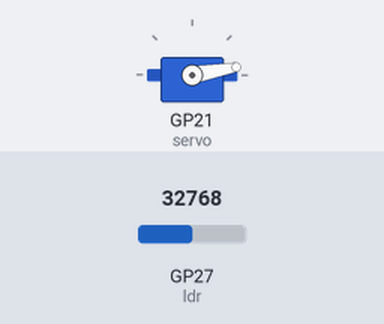
Simulated run of this program. Board: Raspberry Pi Pico running MicroPython. Parts: servo. Inputs (shaded band) come from the test bench; at power-on: GP27 (ldr) = 32768 (analog values on the 0–65535 scale). Servo angles are drawn from the pulse width (0.5 ms = 0°, 2.5 ms = 180°).

Above: at 1.28 s.
1.3 s: GP27 (ldr) set to 4448
4.6 s: GP27 (ldr) set to 3808
At 5.5 s:
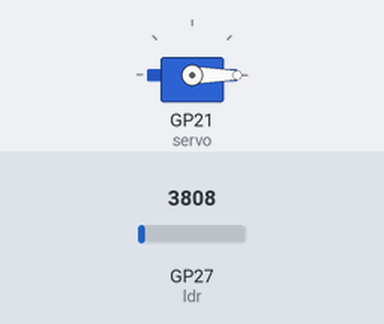
Timing chart, 0 to 7.6 s (numbered marks = the images above; inputs shaded):
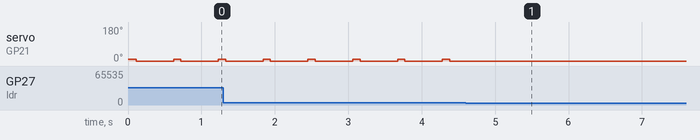

The program:

dinosaur_game_v1.py
```python
from machine import Pin, ADC, PWM#to access the hardware on the pico
from utime import sleep #time library

ldr=ADC(27) #initialize digital pin 27 for LDR
servo=PWM(Pin(21)) #initialize digital PWM pin 27 for Servo Motor
servo.freq(50)

while True:
    sleep(0.01)
    #When LDR data higher than 40000
    if ldr.read_u16()>4000:
        servo.duty_u16(2000)# sets position to 180 degrees
        sleep(0.1)#delay
        servo.duty_u16(1350) # sets position to 0 degrees
        sleep(0.5)#delay
```

Measured:
- the behaviour switches between 4016 and 4000 on GP27 (ldr) (found by bisection; images 0 and 1)
- after the input at 4.6 s, servo on GP21 (servo): stops changing and stays 0°
- by itself, servo on GP21 (servo): alternates 10° for 0.10 s and 0° for 0.51 s
